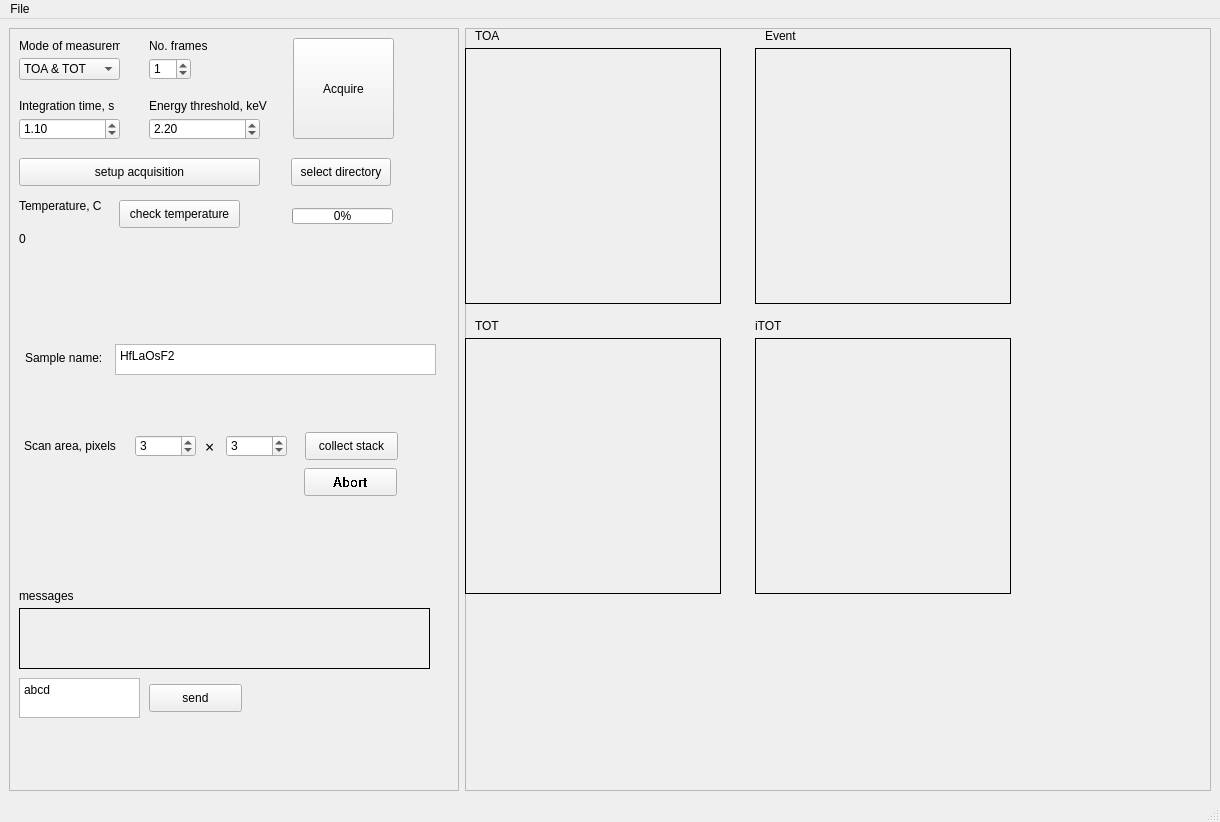
<?xml version="1.0" encoding="UTF-8"?>
<ui version="4.0">
 <class>MainWindow</class>
 <widget class="QMainWindow" name="MainWindow">
  <property name="geometry">
   <rect>
    <x>0</x>
    <y>0</y>
    <width>1220</width>
    <height>822</height>
   </rect>
  </property>
  <property name="windowTitle">
   <string>MainWindow</string>
  </property>
  <widget class="QWidget" name="centralwidget">
   <layout class="QHBoxLayout" name="horizontalLayout">
    <item>
     <widget class="QFrame" name="frame_1">
      <property name="sizePolicy">
       <sizepolicy hsizetype="Preferred" vsizetype="Preferred">
        <horstretch>0</horstretch>
        <verstretch>0</verstretch>
       </sizepolicy>
      </property>
      <property name="minimumSize">
       <size>
        <width>450</width>
        <height>500</height>
       </size>
      </property>
      <property name="maximumSize">
       <size>
        <width>450</width>
        <height>1000</height>
       </size>
      </property>
      <property name="frameShape">
       <enum>QFrame::StyledPanel</enum>
      </property>
      <property name="frameShadow">
       <enum>QFrame::Raised</enum>
      </property>
      <widget class="QLabel" name="label_9">
       <property name="geometry">
        <rect>
         <x>10</x>
         <y>170</y>
         <width>101</width>
         <height>16</height>
        </rect>
       </property>
       <property name="text">
        <string>Temperature, C</string>
       </property>
      </widget>
      <widget class="QProgressBar" name="progressBar">
       <property name="geometry">
        <rect>
         <x>283</x>
         <y>180</y>
         <width>101</width>
         <height>16</height>
        </rect>
       </property>
       <property name="value">
        <number>0</number>
       </property>
      </widget>
      <widget class="QPushButton" name="pushButton_select_directory">
       <property name="geometry">
        <rect>
         <x>282</x>
         <y>130</y>
         <width>100</width>
         <height>28</height>
        </rect>
       </property>
       <property name="text">
        <string>select directory</string>
       </property>
      </widget>
      <widget class="QLabel" name="label_temperature">
       <property name="geometry">
        <rect>
         <x>10</x>
         <y>190</y>
         <width>101</width>
         <height>41</height>
        </rect>
       </property>
       <property name="text">
        <string>0</string>
       </property>
       <property name="wordWrap">
        <bool>true</bool>
       </property>
      </widget>
      <widget class="QPushButton" name="pushButton_setup_acquisition">
       <property name="geometry">
        <rect>
         <x>10</x>
         <y>130</y>
         <width>241</width>
         <height>28</height>
        </rect>
       </property>
       <property name="text">
        <string>setup acquisition</string>
       </property>
      </widget>
      <widget class="QLabel" name="label">
       <property name="geometry">
        <rect>
         <x>10</x>
         <y>10</y>
         <width>101</width>
         <height>16</height>
        </rect>
       </property>
       <property name="text">
        <string>Mode of measurement</string>
       </property>
      </widget>
      <widget class="QSpinBox" name="spinBox_number_of_frames">
       <property name="geometry">
        <rect>
         <x>140</x>
         <y>30</y>
         <width>42</width>
         <height>22</height>
        </rect>
       </property>
       <property name="maximum">
        <number>10000</number>
       </property>
       <property name="value">
        <number>1</number>
       </property>
      </widget>
      <widget class="QLabel" name="label_4">
       <property name="geometry">
        <rect>
         <x>140</x>
         <y>10</y>
         <width>71</width>
         <height>16</height>
        </rect>
       </property>
       <property name="text">
        <string>No. frames</string>
       </property>
      </widget>
      <widget class="QDoubleSpinBox" name="spinBox_energy_threshold">
       <property name="geometry">
        <rect>
         <x>140</x>
         <y>90</y>
         <width>111</width>
         <height>22</height>
        </rect>
       </property>
       <property name="value">
        <double>2.200000000000000</double>
       </property>
      </widget>
      <widget class="QComboBox" name="comboBox_mode_of_measurement">
       <property name="geometry">
        <rect>
         <x>10</x>
         <y>30</y>
         <width>101</width>
         <height>22</height>
        </rect>
       </property>
       <item>
        <property name="text">
         <string>TOA &amp; TOT</string>
        </property>
       </item>
       <item>
        <property name="text">
         <string>TOA</string>
        </property>
       </item>
       <item>
        <property name="text">
         <string>EVENT_iTOT</string>
        </property>
       </item>
       <item>
        <property name="text">
         <string>TOT_not_TOA</string>
        </property>
       </item>
      </widget>
      <widget class="QPushButton" name="pushButton_acquire">
       <property name="geometry">
        <rect>
         <x>284</x>
         <y>10</y>
         <width>101</width>
         <height>101</height>
        </rect>
       </property>
       <property name="text">
        <string>Acquire</string>
       </property>
      </widget>
      <widget class="QLabel" name="label_2">
       <property name="geometry">
        <rect>
         <x>10</x>
         <y>70</y>
         <width>111</width>
         <height>16</height>
        </rect>
       </property>
       <property name="text">
        <string>Integration time, s</string>
       </property>
      </widget>
      <widget class="QDoubleSpinBox" name="spinBox_integration_time">
       <property name="geometry">
        <rect>
         <x>10</x>
         <y>90</y>
         <width>101</width>
         <height>22</height>
        </rect>
       </property>
       <property name="maximum">
        <double>10000000.000000000000000</double>
       </property>
       <property name="value">
        <double>1.100000000000000</double>
       </property>
      </widget>
      <widget class="QLabel" name="label_3">
       <property name="geometry">
        <rect>
         <x>140</x>
         <y>70</y>
         <width>131</width>
         <height>16</height>
        </rect>
       </property>
       <property name="text">
        <string>Energy threshold, keV</string>
       </property>
      </widget>
      <widget class="QLabel" name="label_messages">
       <property name="geometry">
        <rect>
         <x>10</x>
         <y>580</y>
         <width>411</width>
         <height>61</height>
        </rect>
       </property>
       <property name="frameShape">
        <enum>QFrame::Panel</enum>
       </property>
       <property name="text">
        <string/>
       </property>
       <property name="wordWrap">
        <bool>true</bool>
       </property>
      </widget>
      <widget class="QPlainTextEdit" name="plainTextEdit_command_to_server">
       <property name="geometry">
        <rect>
         <x>10</x>
         <y>650</y>
         <width>121</width>
         <height>40</height>
        </rect>
       </property>
       <property name="plainText">
        <string>abcd</string>
       </property>
      </widget>
      <widget class="QPushButton" name="pushButton_send_to_server">
       <property name="geometry">
        <rect>
         <x>140</x>
         <y>656</y>
         <width>93</width>
         <height>28</height>
        </rect>
       </property>
       <property name="text">
        <string>send</string>
       </property>
      </widget>
      <widget class="QLabel" name="label_10">
       <property name="geometry">
        <rect>
         <x>10</x>
         <y>560</y>
         <width>81</width>
         <height>16</height>
        </rect>
       </property>
       <property name="text">
        <string>messages</string>
       </property>
      </widget>
      <widget class="QLabel" name="label_acquisition_progress">
       <property name="geometry">
        <rect>
         <x>280</x>
         <y>200</y>
         <width>101</width>
         <height>16</height>
        </rect>
       </property>
       <property name="text">
        <string/>
       </property>
      </widget>
      <widget class="QPushButton" name="pushButton_check_temperature">
       <property name="geometry">
        <rect>
         <x>110</x>
         <y>172</y>
         <width>121</width>
         <height>28</height>
        </rect>
       </property>
       <property name="text">
        <string>check temperature</string>
       </property>
      </widget>
      <widget class="QLabel" name="label_demo_mode">
       <property name="geometry">
        <rect>
         <x>10</x>
         <y>716</y>
         <width>201</width>
         <height>21</height>
        </rect>
       </property>
       <property name="font">
        <font>
         <family>Arial Black</family>
         <pointsize>10</pointsize>
         <weight>75</weight>
         <bold>true</bold>
        </font>
       </property>
       <property name="text">
        <string/>
       </property>
       <property name="wordWrap">
        <bool>true</bool>
       </property>
      </widget>
      <widget class="QLabel" name="label_5">
       <property name="geometry">
        <rect>
         <x>16</x>
         <y>322</y>
         <width>91</width>
         <height>16</height>
        </rect>
       </property>
       <property name="text">
        <string>Sample name:</string>
       </property>
      </widget>
      <widget class="QPlainTextEdit" name="plainTextEdit_sample_name">
       <property name="geometry">
        <rect>
         <x>106</x>
         <y>316</y>
         <width>321</width>
         <height>31</height>
        </rect>
       </property>
       <property name="plainText">
        <string>HfLaOsF2</string>
       </property>
      </widget>
      <widget class="QLabel" name="label_6">
       <property name="geometry">
        <rect>
         <x>15</x>
         <y>410</y>
         <width>111</width>
         <height>16</height>
        </rect>
       </property>
       <property name="text">
        <string>Scan area, pixels</string>
       </property>
      </widget>
      <widget class="QSpinBox" name="spinBox_scan_pixels_i">
       <property name="geometry">
        <rect>
         <x>126</x>
         <y>407</y>
         <width>61</width>
         <height>22</height>
        </rect>
       </property>
       <property name="minimum">
        <number>1</number>
       </property>
       <property name="maximum">
        <number>100000</number>
       </property>
       <property name="value">
        <number>3</number>
       </property>
      </widget>
      <widget class="QLabel" name="label_7">
       <property name="geometry">
        <rect>
         <x>196</x>
         <y>410</y>
         <width>20</width>
         <height>16</height>
        </rect>
       </property>
       <property name="font">
        <font>
         <family>Arial Black</family>
         <pointsize>12</pointsize>
        </font>
       </property>
       <property name="text">
        <string>×</string>
       </property>
      </widget>
      <widget class="QSpinBox" name="spinBox_scan_pixels_j">
       <property name="geometry">
        <rect>
         <x>217</x>
         <y>407</y>
         <width>61</width>
         <height>22</height>
        </rect>
       </property>
       <property name="minimum">
        <number>1</number>
       </property>
       <property name="maximum">
        <number>10000</number>
       </property>
       <property name="value">
        <number>3</number>
       </property>
      </widget>
      <widget class="QPushButton" name="pushButton_collect_stack">
       <property name="geometry">
        <rect>
         <x>296</x>
         <y>404</y>
         <width>93</width>
         <height>28</height>
        </rect>
       </property>
       <property name="text">
        <string>collect stack</string>
       </property>
      </widget>
      <widget class="QLabel" name="label_current_i">
       <property name="geometry">
        <rect>
         <x>126</x>
         <y>386</y>
         <width>55</width>
         <height>16</height>
        </rect>
       </property>
       <property name="text">
        <string/>
       </property>
      </widget>
      <widget class="QLabel" name="label_current_j">
       <property name="geometry">
        <rect>
         <x>216</x>
         <y>387</y>
         <width>55</width>
         <height>16</height>
        </rect>
       </property>
       <property name="text">
        <string/>
       </property>
      </widget>
      <widget class="QPushButton" name="pushButton_abort_stack_collection">
       <property name="geometry">
        <rect>
         <x>295</x>
         <y>440</y>
         <width>93</width>
         <height>28</height>
        </rect>
       </property>
       <property name="font">
        <font>
         <family>Arial</family>
         <pointsize>10</pointsize>
         <weight>75</weight>
         <bold>true</bold>
         <stylestrategy>NoAntialias</stylestrategy>
        </font>
       </property>
       <property name="text">
        <string>Abort</string>
       </property>
      </widget>
     </widget>
    </item>
    <item>
     <widget class="QFrame" name="frame">
      <property name="sizePolicy">
       <sizepolicy hsizetype="Ignored" vsizetype="Ignored">
        <horstretch>0</horstretch>
        <verstretch>0</verstretch>
       </sizepolicy>
      </property>
      <property name="frameShape">
       <enum>QFrame::StyledPanel</enum>
      </property>
      <property name="frameShadow">
       <enum>QFrame::Raised</enum>
      </property>
      <widget class="QLabel" name="label_image_frame1">
       <property name="geometry">
        <rect>
         <x>0</x>
         <y>20</y>
         <width>256</width>
         <height>256</height>
        </rect>
       </property>
       <property name="sizePolicy">
        <sizepolicy hsizetype="Ignored" vsizetype="Ignored">
         <horstretch>0</horstretch>
         <verstretch>0</verstretch>
        </sizepolicy>
       </property>
       <property name="minimumSize">
        <size>
         <width>256</width>
         <height>256</height>
        </size>
       </property>
       <property name="frameShape">
        <enum>QFrame::Box</enum>
       </property>
       <property name="text">
        <string/>
       </property>
      </widget>
      <widget class="QLabel" name="label_image_frame2">
       <property name="geometry">
        <rect>
         <x>0</x>
         <y>310</y>
         <width>256</width>
         <height>256</height>
        </rect>
       </property>
       <property name="frameShape">
        <enum>QFrame::Box</enum>
       </property>
       <property name="text">
        <string/>
       </property>
      </widget>
      <widget class="QLabel" name="label_measurement_type1">
       <property name="geometry">
        <rect>
         <x>10</x>
         <y>0</y>
         <width>55</width>
         <height>16</height>
        </rect>
       </property>
       <property name="text">
        <string>TOA</string>
       </property>
      </widget>
      <widget class="QLabel" name="label_measurement_type2">
       <property name="geometry">
        <rect>
         <x>10</x>
         <y>290</y>
         <width>55</width>
         <height>16</height>
        </rect>
       </property>
       <property name="text">
        <string>TOT</string>
       </property>
      </widget>
      <widget class="QLabel" name="label_image_frame3">
       <property name="geometry">
        <rect>
         <x>290</x>
         <y>20</y>
         <width>256</width>
         <height>256</height>
        </rect>
       </property>
       <property name="frameShape">
        <enum>QFrame::Box</enum>
       </property>
       <property name="text">
        <string/>
       </property>
      </widget>
      <widget class="QLabel" name="label_measurement_type3">
       <property name="geometry">
        <rect>
         <x>300</x>
         <y>0</y>
         <width>55</width>
         <height>16</height>
        </rect>
       </property>
       <property name="text">
        <string>Event</string>
       </property>
      </widget>
      <widget class="QLabel" name="label_image_frame4">
       <property name="geometry">
        <rect>
         <x>290</x>
         <y>310</y>
         <width>256</width>
         <height>256</height>
        </rect>
       </property>
       <property name="frameShape">
        <enum>QFrame::Box</enum>
       </property>
       <property name="text">
        <string/>
       </property>
      </widget>
      <widget class="QLabel" name="label_measurement_type4">
       <property name="geometry">
        <rect>
         <x>290</x>
         <y>290</y>
         <width>55</width>
         <height>16</height>
        </rect>
       </property>
       <property name="text">
        <string>iTOT</string>
       </property>
      </widget>
      <widget class="QLabel" name="label_8">
       <property name="geometry">
        <rect>
         <x>-170</x>
         <y>790</y>
         <width>55</width>
         <height>16</height>
        </rect>
       </property>
       <property name="text">
        <string>TextLabel</string>
       </property>
      </widget>
      <widget class="QLabel" name="label_counter">
       <property name="geometry">
        <rect>
         <x>10</x>
         <y>705</y>
         <width>431</width>
         <height>31</height>
        </rect>
       </property>
       <property name="text">
        <string/>
       </property>
      </widget>
     </widget>
    </item>
   </layout>
  </widget>
  <widget class="QMenuBar" name="menubar">
   <property name="geometry">
    <rect>
     <x>0</x>
     <y>0</y>
     <width>1220</width>
     <height>26</height>
    </rect>
   </property>
   <widget class="QMenu" name="menuFile">
    <property name="title">
     <string>File</string>
    </property>
    <addaction name="actionOpen"/>
    <addaction name="actionSave"/>
    <addaction name="actionSave_as"/>
    <addaction name="separator"/>
    <addaction name="actionExit"/>
   </widget>
   <addaction name="menuFile"/>
  </widget>
  <widget class="QStatusBar" name="statusbar"/>
  <action name="actionOpen">
   <property name="text">
    <string>Open</string>
   </property>
  </action>
  <action name="actionSave">
   <property name="text">
    <string>Save</string>
   </property>
  </action>
  <action name="actionSave_as">
   <property name="text">
    <string>Save as</string>
   </property>
  </action>
  <action name="actionExit">
   <property name="text">
    <string>Exit</string>
   </property>
  </action>
 </widget>
 <resources/>
 <connections/>
</ui>
